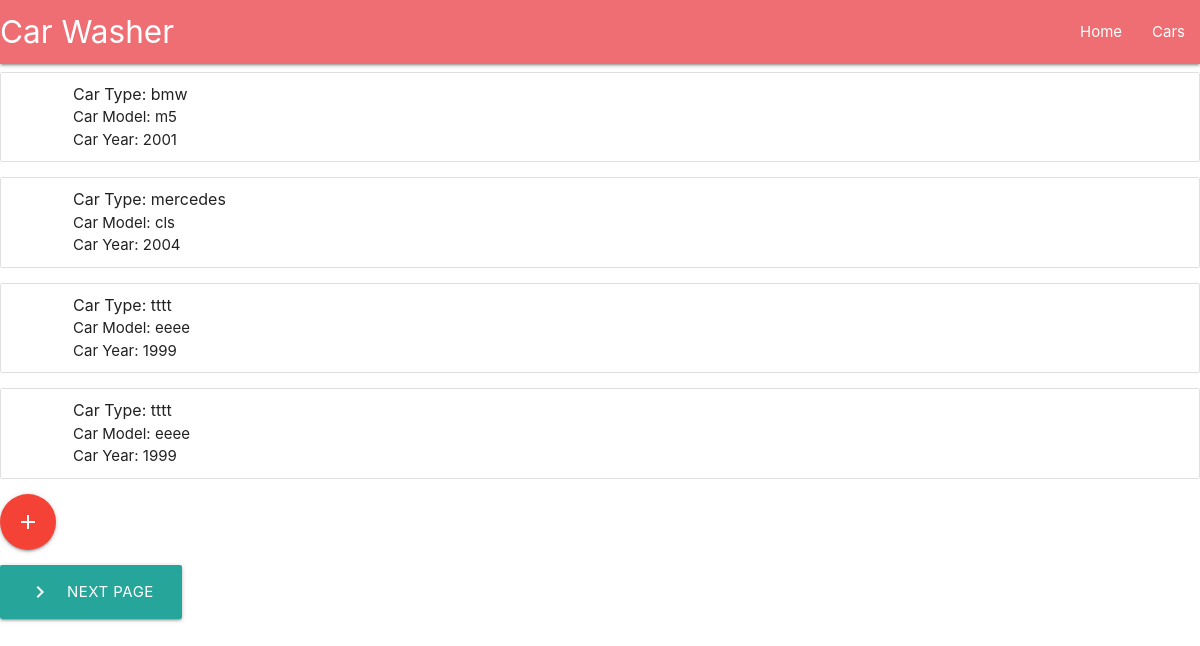
Screenshot of /cars/ with the database file from the repository.
### car_wash/models.py (models this page shows, shortened)
class Car(models.Model):
    carType=models.CharField(max_length=16,verbose_name="Car Make")
    carModel=models.CharField(max_length=16,verbose_name="Car Model")
    carYear =models.PositiveSmallIntegerField(validators=[MinValueValidator(1886),MaxValueValidator(2021)],verbose_name="Car Model Year")
    class Meta:
        verbose_name = 'Car'
        verbose_name_plural = 'Cars'

### car_wash/views.py (the view)
# urls.py: path("cars/",views.cars,name="cars"),
def cars(request):
    cars_items=Car.objects.all()
    p=Paginator(cars_items,4)
    page_num= request.GET.get('page',1)
    try:
        page=p.page(page_num)
    except EmptyPage:
        page=p.page(1)
    context={
        "cars": page,
    }
    return render(request,"washers/cars.html", context)

### car_wash/templates/washers/cars.html (shortened to what this page needs)
{% extends "washers/home.html" %}
{% block body %}
    {% for car in cars %}
         <ul class="collection">
    <li class="collection-item avatar">
      <span class="title">Car Type: {{ car.carType }}</span>
      <p>Car Model: {{car.carModel }}<br>
         Car Year: {{ car.carYear }}
      </p>
    </li>
  </ul>
    {% endfor %}
    <a href="{% url 'createCar' %}" class="btn-floating btn-large waves-effect waves-light red"><i class="material-icons">add</i></a>
<ul>
    {% if cars.has_next %}
        <a href="{% url 'cars' %}?page={{ cars.next_page_number }}" class="waves-effect waves-light btn-large">
            <i class="material-icons left">navigate_next</i>Next Page</a>
    {% endif %}
</ul>
{% endblock %}

### rows the page displays
Car: carType "bmw", carModel "m5", carYear "2001"
Car: carType "mercedes", carModel "cls", carYear "2004"
Car: carType "tttt", carModel "eeee", carYear "1999"
Car: carType "tttt", carModel "eeee", carYear "1999"
